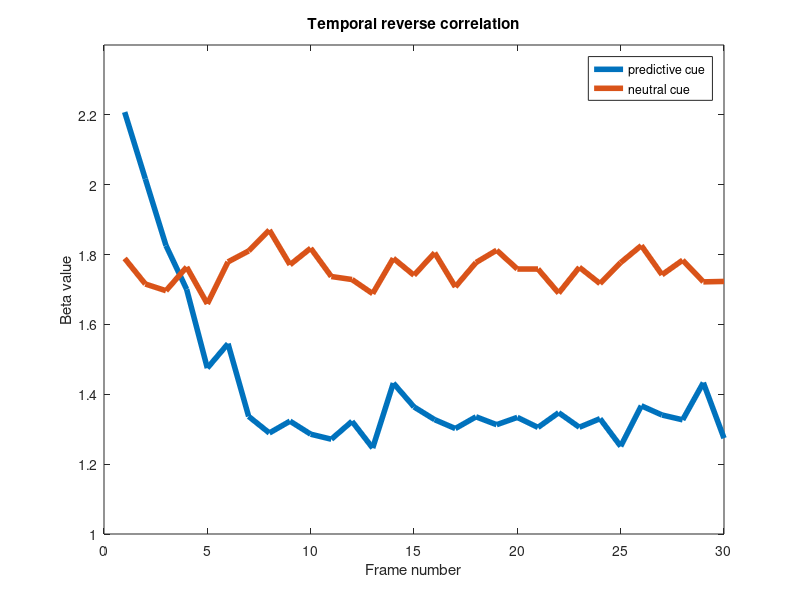
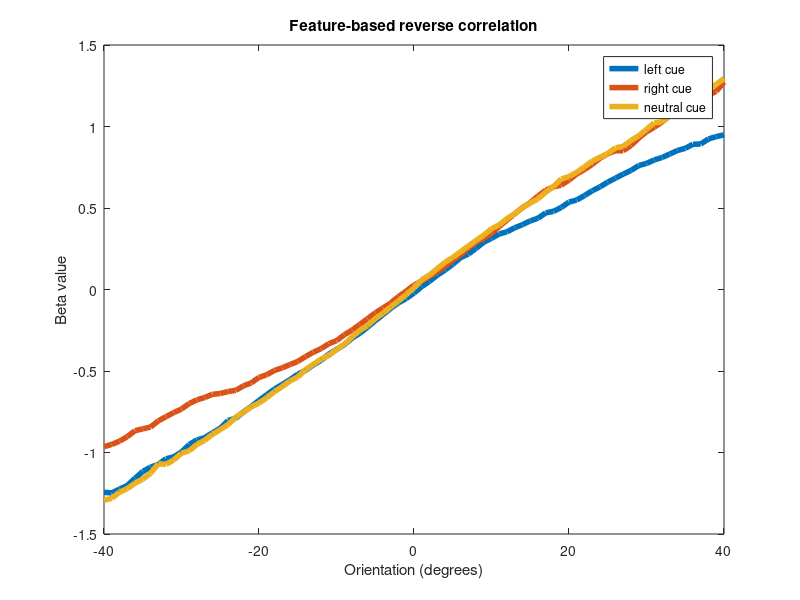

Reproduce these figures in MATLAB, in order.
%early_evidence_effect

clear
close all

N = 30000;
weights = [7:-1:2,ones(1,24)];

% Cues and stimulus
cues = [ones(1,N/3), 2*ones(1,N/3), 3*ones(1,N/3)]; %LRN
stim = repmat([1,2],1,N/2); %LR

% Decide randomly on orientation for N trials X 30 frames/trial
orientationAngle = normrnd(7.5, 22.5, N, 30);
num_outside_range = 1;
while num_outside_range
    ind = find(abs(orientationAngle)>45);
    num_outside_range = length(ind);
    orientationAngle(ind) = normrnd(7.5, 22.5, 1, num_outside_range);
end
orientationAngle(stim==1,:) = -orientationAngle(stim==1,:); %flip for left stimuli

% Adjust perceived stimulus based on the cue
all_weights = ones(N,30);
for frame=1:6
    all_weights(cues==1 & orientationAngle(:,frame)' < 0, frame) = weights(frame);
    all_weights(cues==2 & orientationAngle(:,frame)' > 0, frame) = weights(frame);
end
orientationAnglePerceived = orientationAngle.*all_weights;

% Make a decision for each trial
resp = (sum(orientationAnglePerceived,2) > 0); %0: left, 1: right

%% Temporal reverse correlation analysis (Predictive/Neutral)
for frame=1:30
    betas = glmfit(orientationAngle(cues<3,frame)/180*pi, resp(cues<3), 'binomial', 'link', 'logit');
    usage(1,frame) = betas(2);
    betas = glmfit(orientationAngle(cues==3,frame)/180*pi, resp(cues==3), 'binomial', 'link', 'logit');
    usage(2,frame) = betas(2);
end
figure
plot(usage', 'LineWidth',4)
legend('predictive cue', 'neutral cue')
title('Temporal reverse correlation')
ylim([1, 2.4])
xlabel('Frame number')
ylabel('Beta value')

%% Feature-based reverse correlation analysis (LRN)
window = 10;
bound = 45 - window/2;
range = -bound:bound;

% Perform regression for each orientation
for angle=range
    
    % Find out how many gratings had orientation within the window
    stimInRange = orientationAngle > (angle-window/2) & orientationAngle < (angle+window/2);
    numStimInRange = sum(stimInRange,2);
    
    for cue=1:3
        betas = glmfit(numStimInRange(cues==cue), resp(cues==cue), 'binomial', 'link', 'logit');
        usage(cue,angle+range(end)+1) = betas(2);
    end
end
figure
plot(range, usage', 'LineWidth',4)
legend('left cue', 'right cue', 'neutral cue')
title('Feature-based reverse correlation')
xlabel('Orientation (degrees)')
ylabel('Beta value')

%% Compute amount of biasing
percentRightResponses_cuesLRN = [mean(resp(cues==1)), mean(resp(cues==2)), mean(resp(cues==3))]